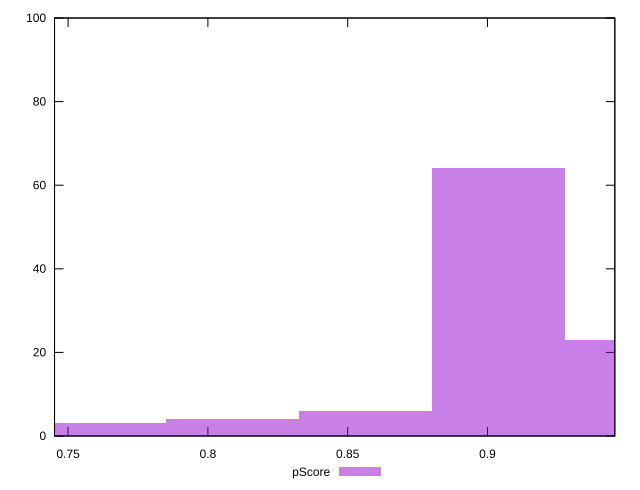

This figure's gnuplot source:
reset

$pScore <<EOF
0.903929461221521 64
0.8087789916192556 4
0.8563542264203883 6
0.7612037568181229 3
0.9515046960226536 23
EOF

set key outside below
set boxwidth 0.04757523480113268
set xrange [0.7451463050963676:0.9455494824503972]
set yrange [0:100]
set trange [0:100]
set style fill transparent solid 0.5 noborder
set terminal svg size 640, 490 enhanced background rgb 'white'
set output "reprap/bootup-time/samples/pages+cached+noexternal+nomedia+nocss/pScore/histogram.svg"

plot $pScore title "pScore" with boxes

reset
